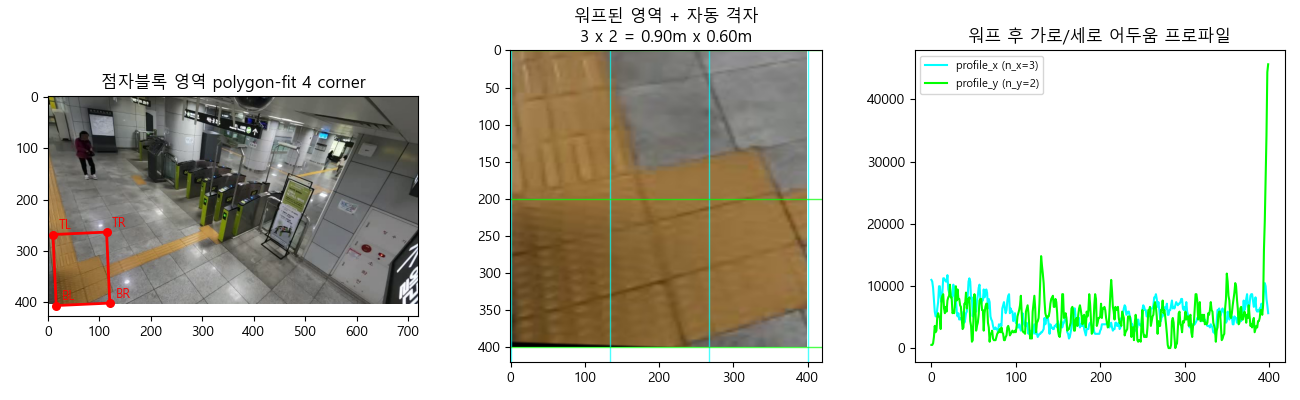

Generate this figure with Python:
"""
완전 자동 호모그래피
- 점자블록 영역(노란색)을 영상 객체로 검출
- polygon fit (4-corner 사다리꼴) → 사선 카메라 정확 반영
- 영역 내부 격자(점자블록 30cm 경계) Hough/morphology 검출 → 매트릭스 가로/세로 칸 수 자동 카운트
- 호모그래피 생성

전제: 점자블록 1칸 = 30cm 정사각형
"""
import os, sys
try: sys.stdout.reconfigure(encoding="utf-8")
except Exception: pass
import cv2
import numpy as np
import matplotlib
matplotlib.use("Agg")
import matplotlib.pyplot as plt
matplotlib.rcParams["font.family"] = "Malgun Gothic"
matplotlib.rcParams["axes.unicode_minus"] = False

VIDEO = r"C:\Users\aaron\tagless\개찰구 촬영 영상\1\GX010193_blurred.MP4"
DIR = r"C:\Users\aaron\tagless\영상데이터"
TILE_M = 0.30   # 점자블록 한 칸 30cm

# ──────────────────────────────────────────────
# 1. 여러 프레임 누적해 노란 점자블록 마스크
# ──────────────────────────────────────────────
cap = cv2.VideoCapture(VIDEO)
n_total = int(cap.get(cv2.CAP_PROP_FRAME_COUNT))
mask_accum = None; cnt = 0
sample_idx = [30, n_total//4, n_total//2, 3*n_total//4, n_total-100]
for idx in sample_idx:
    cap.set(cv2.CAP_PROP_POS_FRAMES, idx)
    ok, frame = cap.read()
    if not ok: continue
    hsv = cv2.cvtColor(frame, cv2.COLOR_BGR2HSV)
    m = cv2.inRange(hsv, (18, 140, 110), (32, 255, 255))
    mask_accum = m.astype(np.int32) if mask_accum is None else mask_accum + m.astype(np.int32)
    cnt += 1
cap.set(cv2.CAP_PROP_POS_FRAMES, 30); ok, base = cap.read(); cap.release()

# majority vote (사람 등 일시적 노이즈 제거)
mask = (mask_accum >= (cnt * 255 // 2)).astype(np.uint8) * 255
roi = np.zeros_like(mask); roi[230:, :] = 255  # 게이트 단말기 영역 제외
mask = cv2.bitwise_and(mask, roi)
k3 = cv2.getStructuringElement(cv2.MORPH_RECT, (3,3))
k5 = cv2.getStructuringElement(cv2.MORPH_RECT, (5,5))
mask = cv2.morphologyEx(mask, cv2.MORPH_CLOSE, k5, iterations=2)
mask = cv2.morphologyEx(mask, cv2.MORPH_OPEN, k3, iterations=1)

# ──────────────────────────────────────────────
# 2. 가장 큰 점자블록 영역 → polygon fit (사다리꼴)
# ──────────────────────────────────────────────
contours, _ = cv2.findContours(mask, cv2.RETR_EXTERNAL, cv2.CHAIN_APPROX_SIMPLE)
contours = sorted(contours, key=cv2.contourArea, reverse=True)
assert len(contours) > 0, "노란 점자블록 영역 없음"
c = contours[0]
print(f"largest contour area = {cv2.contourArea(c):.0f} px²")

# approxPolyDP로 4점 다각형 fit (사다리꼴 자동)
peri = cv2.arcLength(c, True)
for eps_ratio in np.linspace(0.005, 0.05, 30):
    approx = cv2.approxPolyDP(c, eps_ratio * peri, True)
    if len(approx) == 4:
        break
print(f"polygon fit: {len(approx)} corners (eps_ratio={eps_ratio:.3f})")

if len(approx) != 4:
    print("[WARN] 4-corner fit 실패 → minAreaRect로 fallback")
    rect = cv2.minAreaRect(c)
    pts = cv2.boxPoints(rect)
else:
    pts = approx.reshape(-1, 2).astype(np.float32)

# 4 corner를 TL, TR, BR, BL 순서로 정렬
def order_corners(p):
    p = np.array(p, dtype=np.float32)
    s = p.sum(axis=1); d = p[:,0] - p[:,1]
    return np.array([p[np.argmin(s)], p[np.argmax(d)],
                     p[np.argmax(s)], p[np.argmin(d)]], dtype=np.float32)
TL, TR, BR, BL = order_corners(pts)
print(f"corners (px):")
print(f"  TL={TL}, TR={TR}, BR={BR}, BL={BL}")

# ──────────────────────────────────────────────
# 3. 영역 내부 격자 자동 검출 → 점자블록 칸 수
# 방법: 영역을 직사각형으로 perspective-warp → 워프된 영역에서 가로/세로 라인 카운트
# ──────────────────────────────────────────────
# 워프 대상 크기 — 짧은 변 기준 충분히 크게
WARP_W = 400
WARP_H = 400
warp_dst = np.array([[0,0], [WARP_W,0], [WARP_W,WARP_H], [0,WARP_H]], dtype=np.float32)
H_warp = cv2.getPerspectiveTransform(np.array([TL,TR,BR,BL]), warp_dst)

# 영역 컬러 워프
warped = cv2.warpPerspective(base, H_warp, (WARP_W, WARP_H))
warped_gray = cv2.cvtColor(warped, cv2.COLOR_BGR2GRAY)
# 점자블록 격자 경계는 어두운 라인 → 약간 dilate된 어두운 영역 추출
warped_blur = cv2.GaussianBlur(warped_gray, (3,3), 0)
# 적응형 thresh → 어두운 격자선 강조
adapt = cv2.adaptiveThreshold(warped_blur, 255, cv2.ADAPTIVE_THRESH_MEAN_C,
                              cv2.THRESH_BINARY_INV, 11, 5)

# 가로/세로 방향 1D 프로파일
profile_x = adapt.sum(axis=0)   # 각 컬럼의 어두움 합 (수직 라인 검출)
profile_y = adapt.sum(axis=1)   # 각 행의 어두움 합 (수평 라인 검출)

def find_peaks_simple(arr, min_dist):
    """단순 1D peak 검출 (지역 최대 + 최소 거리)"""
    arr = arr.astype(np.float32)
    arr_smooth = cv2.GaussianBlur(arr.reshape(-1,1), (1,11), 0).flatten()
    peaks = []
    for i in range(1, len(arr_smooth)-1):
        if arr_smooth[i] > arr_smooth[i-1] and arr_smooth[i] >= arr_smooth[i+1]:
            if not peaks or i - peaks[-1] >= min_dist:
                peaks.append(i)
            elif arr_smooth[i] > arr_smooth[peaks[-1]]:
                peaks[-1] = i
    # 임계값 (전체 평균 1.2배 이상만)
    thr = arr_smooth.mean() * 1.1
    peaks = [p for p in peaks if arr_smooth[p] > thr]
    return np.array(peaks)

# 점자블록 1칸의 픽셀(워프 후 추정) — 영역 짧은 변 기준 1/4~1/8 사이로 가정해 검색
# 실제 격자 간격 자동 추출
def estimate_grid_count(profile, label):
    L = len(profile)
    best_n = None
    best_score = -1
    # 후보 칸 수 2~10 (1칸 ≥ 30px)
    for n in range(2, 11):
        cell = L / n
        if cell < 25: break
        # n+1개의 라인 위치 (양 끝 + 격자선)
        line_positions = np.array([int(round(i*cell)) for i in range(n+1)])
        # 각 라인 위치의 +-3px 영역 어두움 합
        score = 0.0
        for lp in line_positions:
            lo = max(0, lp-3); hi = min(L, lp+4)
            score += profile[lo:hi].max()
        score /= (n+1)
        if score > best_score:
            best_score = score; best_n = n
    print(f"  {label} estimated grid count: {best_n} (score={best_score:.1f})")
    return best_n

print("\nGrid count estimation in warped region (line-projection):")
n_x = estimate_grid_count(profile_x, "horizontal direction (x)")
n_y = estimate_grid_count(profile_y, "vertical direction (y)")

# ──────────────────────────────────────────────
# 4. 호모그래피 (자동 산출 크기 적용)
# ──────────────────────────────────────────────
W_M = n_x * TILE_M   # x 가로 길이 (m)
H_M = n_y * TILE_M   # y 세로 길이 (m)
print(f"\nauto-detected matrix size: {n_x} x {n_y} blocks = {W_M:.2f} m x {H_M:.2f} m")

src = np.array([TL, TR, BR, BL], dtype=np.float32)
dst = np.array([
    [0,    H_M],   # TL
    [W_M,  H_M],   # TR
    [W_M,  0  ],   # BR
    [0,    0  ],   # BL
], dtype=np.float32)
H = cv2.getPerspectiveTransform(src, dst)
np.save(os.path.join(DIR, "homography.npy"), H)
np.save(os.path.join(DIR, "tactile_box.npy"), src)
print("\nhomography (px → m):")
print(H)

# 검증
def px2m(x, y):
    p = H @ np.array([x, y, 1.0])
    return p[:2]/p[2]
for p, exp in zip(src, dst):
    got = px2m(p[0], p[1])
    print(f"  {tuple(p)} -> ({got[0]:.3f},{got[1]:.3f}) expected {tuple(exp)}")

# ──────────────────────────────────────────────
# 5. 시각화 (검증용)
# ──────────────────────────────────────────────
fig, axes = plt.subplots(1, 3, figsize=(13, 4), dpi=100)

axes[0].imshow(cv2.cvtColor(base, cv2.COLOR_BGR2RGB))
poly = np.vstack([src, src[:1]])
axes[0].plot(poly[:,0], poly[:,1], color="red", lw=2)
for (x,y), lab in zip(src, ["TL","TR","BR","BL"]):
    axes[0].scatter(x, y, color="red", s=30)
    axes[0].annotate(lab, (x,y), color="red", fontsize=9, xytext=(4,4),
                     textcoords="offset points")
axes[0].set_title(f"점자블록 영역 polygon-fit 4 corner")

axes[1].imshow(cv2.cvtColor(warped, cv2.COLOR_BGR2RGB))
# 격자선 표시
for i in range(n_x + 1):
    axes[1].axvline(i * WARP_W / n_x, color="cyan", lw=1, alpha=0.7)
for i in range(n_y + 1):
    axes[1].axhline(i * WARP_H / n_y, color="lime", lw=1, alpha=0.7)
axes[1].set_title(f"워프된 영역 + 자동 격자\n{n_x} x {n_y} = {W_M:.2f}m x {H_M:.2f}m")

axes[2].plot(profile_x, label=f"profile_x (n_x={n_x})", color="cyan")
axes[2].plot(profile_y, label=f"profile_y (n_y={n_y})", color="lime")
axes[2].legend(fontsize=8); axes[2].set_title("워프 후 가로/세로 어두움 프로파일")

fig.tight_layout()
fig.savefig(os.path.join(DIR, "auto_homography.png"))
print("\nsaved viz:", os.path.join(DIR, "auto_homography.png"))
